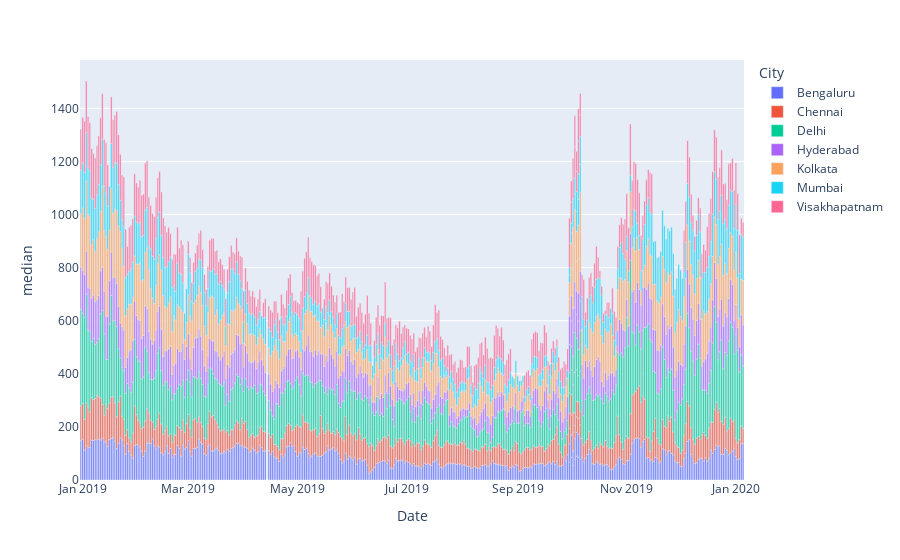

Source (notebook cell):
### Code cell
fig=px.bar(df,'Date','median',color='City')
fig.show()

### Figure 1 — Plotly figure (JSON) as saved in the notebook; plotly's stock layout.template omitted (floating-point values rounded to 4 significant figures; data arrays with more than 128 entries replaced by an {"elided": "..."} marker saying what was removed)
{"data": [{"alignmentgroup": "True", "hovertemplate": "City=Bengaluru<br>Date=%{x}<br>median=%{y}<extra></extra>", "legendgroup": "Bengaluru", "marker": {"color": "#636efa"}, "name": "Bengaluru", "offsetgroup": "Bengaluru", "orientation": "v", "showlegend": true, "textposition": "auto", "type": "bar", "x": {"elided": "377 str values"}, "xaxis": "x", "y": {"elided": "377 int values"}, "yaxis": "y"}, {"alignmentgroup": "True", "hovertemplate": "City=Chennai<br>Date=%{x}<br>median=%{y}<extra></extra>", "legendgroup": "Chennai", "marker": {"color": "#EF553B"}, "name": "Chennai", "offsetgroup": "Chennai", "orientation": "v", "showlegend": true, "textposition": "auto", "type": "bar", "x": {"elided": "377 str values"}, "xaxis": "x", "y": {"elided": "377 int values"}, "yaxis": "y"}, {"alignmentgroup": "True", "hovertemplate": "City=Delhi<br>Date=%{x}<br>median=%{y}<extra></extra>", "legendgroup": "Delhi", "marker": {"color": "#00cc96"}, "name": "Delhi", "offsetgroup": "Delhi", "orientation": "v", "showlegend": true, "textposition": "auto", "type": "bar", "x": {"elided": "377 str values"}, "xaxis": "x", "y": {"elided": "377 int values"}, "yaxis": "y"}, {"alignmentgroup": "True", "hovertemplate": "City=Hyderabad<br>Date=%{x}<br>median=%{y}<extra></extra>", "legendgroup": "Hyderabad", "marker": {"color": "#ab63fa"}, "name": "Hyderabad", "offsetgroup": "Hyderabad", "orientation": "v", "showlegend": true, "textposition": "auto", "type": "bar", "x": {"elided": "377 str values"}, "xaxis": "x", "y": {"elided": "377 int values"}, "yaxis": "y"}, {"alignmentgroup": "True", "hovertemplate": "City=Kolkata<br>Date=%{x}<br>median=%{y}<extra></extra>", "legendgroup": "Kolkata", "marker": {"color": "#FFA15A"}, "name": "Kolkata", "offsetgroup": "Kolkata", "orientation": "v", "showlegend": true, "textposition": "auto", "type": "bar", "x": {"elided": "377 str values"}, "xaxis": "x", "y": {"elided": "377 int values"}, "yaxis": "y"}, {"alignmentgroup": "True", "hovertemplate": "City=Mumbai<br>Date=%{x}<br>median=%{y}<extra></extra>", "legendgroup": "Mumbai", "marker": {"color": "#19d3f3"}, "name": "Mumbai", "offsetgroup": "Mumbai", "orientation": "v", "showlegend": true, "textposition": "auto", "type": "bar", "x": {"elided": "377 str values"}, "xaxis": "x", "y": {"elided": "377 int values"}, "yaxis": "y"}, {"alignmentgroup": "True", "hovertemplate": "City=Visakhapatnam<br>Date=%{x}<br>median=%{y}<extra></extra>", "legendgroup": "Visakhapatnam", "marker": {"color": "#FF6692"}, "name": "Visakhapatnam", "offsetgroup": "Visakhapatnam", "orientation": "v", "showlegend": true, "textposition": "auto", "type": "bar", "x": {"elided": "346 str values"}, "xaxis": "x", "y": {"elided": "346 int values"}, "yaxis": "y"}], "layout": {"autosize": true, "barmode": "relative", "legend": {"title": {"text": "City"}, "tracegroupgap": 0}, "margin": {"t": 60}, "xaxis": {"anchor": "y", "autorange": true, "domain": [0, 1], "range": ["2018-12-30 12:00", "2020-01-05 12:00"], "title": {"text": "Date"}, "type": "date"}, "yaxis": {"anchor": "x", "autorange": true, "domain": [0, 1], "range": [0, 1582.0], "title": {"text": "median"}, "type": "linear"}}}
